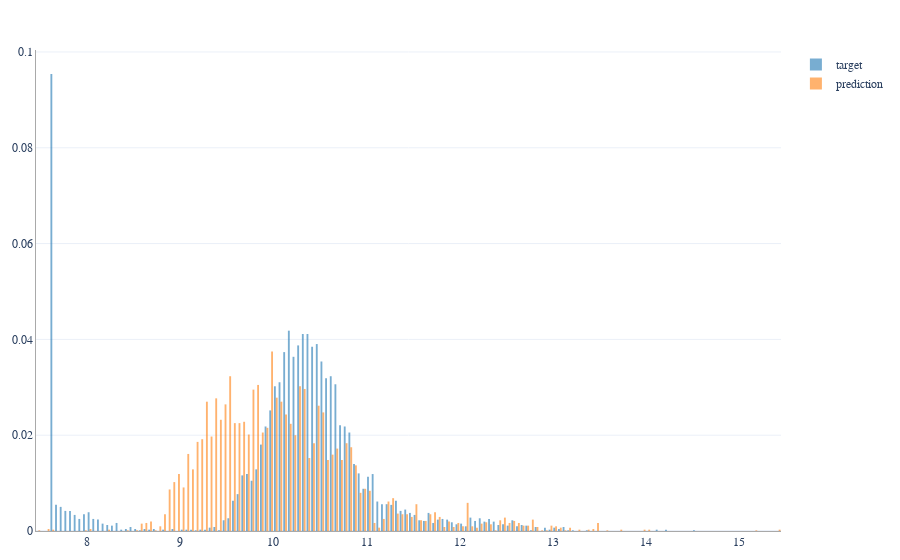

The notebook cell saved with this chart:
### Code cell
# make overlay histogram between y_train and y_pred
fig = go.Figure()
fig.add_trace(go.Histogram(x=y_train, histnorm='probability', name='target', opacity=0.6))
fig.add_trace(go.Histogram(x=y_pred, histnorm='probability', name='prediction', opacity=0.6))
fig.show()

### Figure 1 — Plotly figure (JSON) as saved in the notebook; plotly's stock layout.template omitted (floating-point values rounded to 4 significant figures; data arrays with more than 128 entries replaced by an {"elided": "..."} marker saying what was removed)
{"data": [{"histnorm": "probability", "name": "target", "opacity": 0.6, "type": "histogram", "x": {"elided": "7150 float values"}}, {"histnorm": "probability", "name": "prediction", "opacity": 0.6, "type": "histogram", "x": {"elided": "7150 float values"}}], "layout": {}}
